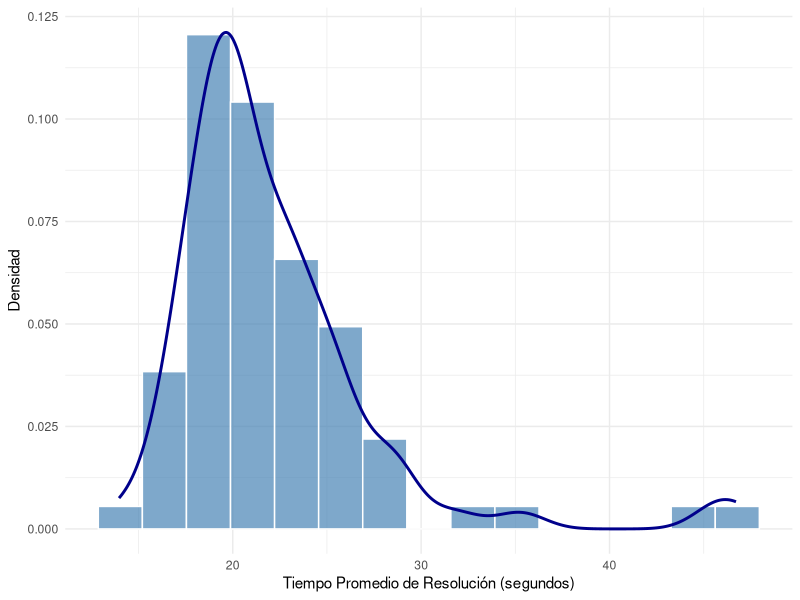
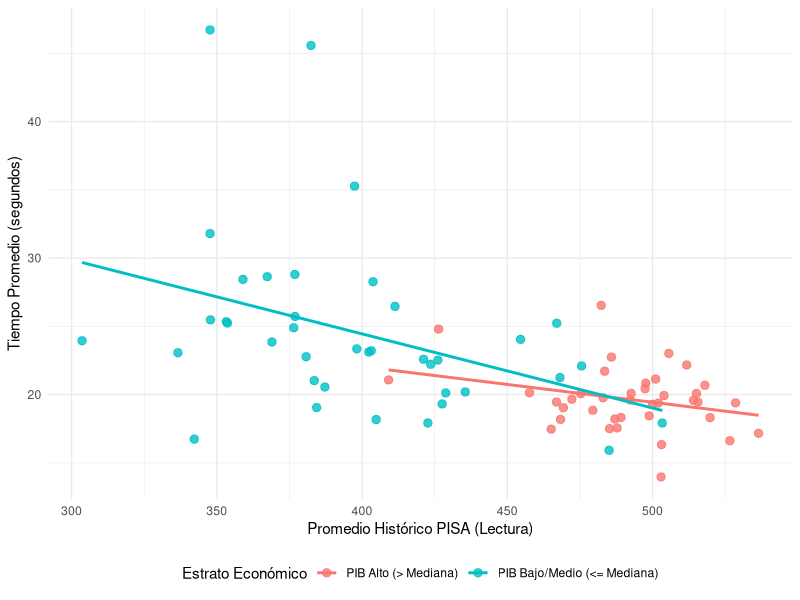

Recreate these plots in R, in order.
## ---- chunk 1
#| label: aed-distribucion-tiempos
#| echo: false
#| message: false
#| warning: false

library(ggplot2)

wca.pib.pisa <- read.csv("wca.pib.pisa.csv")

ggplot(wca.pib.pisa, aes(x = tiempo.promedio)) +
  geom_histogram(
    aes(y = after_stat(density)),
    bins = 15,
    fill = "steelblue",
    color = "white",
    alpha = 0.7
  ) +
  geom_density(color = "darkblue", linewidth = 1) +
  labs(
    x = "Tiempo Promedio de Resolución (segundos)",
    y = "Densidad"
  ) +
  theme_minimal()

## ---- chunk 2
#| label: aed-multivariado-pib
#| echo: false
#| message: false
#| warning: false

library(dplyr)

wca.aed <- wca.pib.pisa %>%
  mutate(estrato_pib = if_else(
    log(promedio.pib.per.capital) > median(log(promedio.pib.per.capital), na.rm = TRUE),
    "PIB Alto (> Mediana)",
    "PIB Bajo/Medio (<= Mediana)"
  ))

ggplot(wca.aed,
       aes(x = prom.lectura, y = tiempo.promedio, color = estrato_pib)) +
  geom_point(alpha = 0.8, size = 2.5) +
  geom_smooth(method = "lm",
               se = FALSE,
               linewidth = 1) +
  labs(
    x = "Promedio Histórico PISA (Lectura)",
    y = "Tiempo Promedio (segundos)",
    color = "Estrato Económico"
  ) +
  theme_minimal() +
  theme(legend.position = "bottom")
